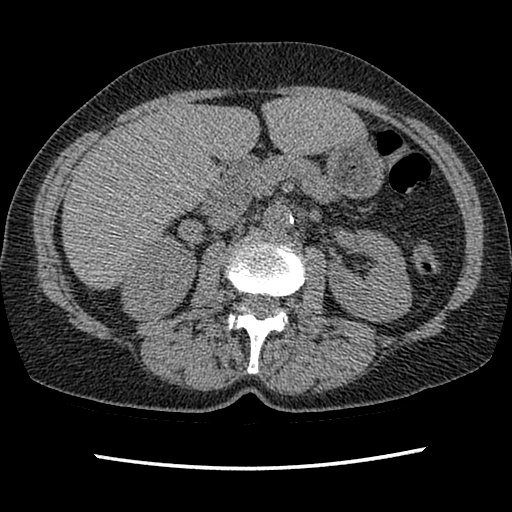
%> input picture Histogram/(12).jpg, 512 x 512 px
$ octave greyimagehistogram.m   (GNU Octave 9; MATLAB toolbox functions it lacks are replaced by stand-ins)
%> lines starting %> are read from the running program, lines starting %| are printed output that depends on the picture
Im1 = imread('(12).jpg');
%> Im1 is the input picture: size 512x512 uint8; min 0, max 255, mean 55.2
%Im2 = imread('thermalImage2.jpg');
figure(2)
Im1G_vector = Im1(:); % converts to a single vector
subplot(2, 1, 1); imhist(Im1); ylabel('Grey Image Histogram');
%> after `ylabel('Grey Image Histogram')`:
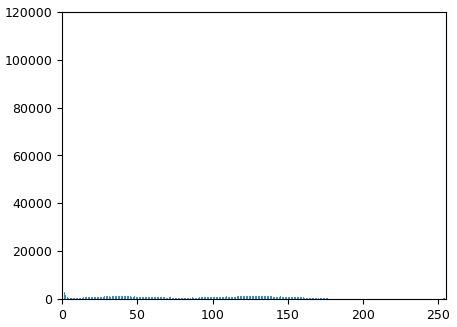
%> figure redrawn from the program's plot data; highest point at x = 0, y = 104240
%subplot(2, 1, 2); imhist(Im1G_vector); ylabel('Grey Image 1 Vector Histogram');

% Histogram sliding % Contrast Stretching
% ----
% adding/subtracting a constant brightness value to all pixels in the image
% ----
Im1G_HSlide=im2double(Im1);
bright_add = 0.2;
h2=Im1G_HSlide+bright_add;

%B = 2;
%h3 = Im1G_vector;
%Im1G_contrast = (2^B - 1)*(Im1G - min(Im1G_vector)) / (max(Im1G_vector)-min(Im1G_vector));
Im1G_contrast = imadjust(Im1, stretchlim(Im1, [0.05, 0.95]),[]);
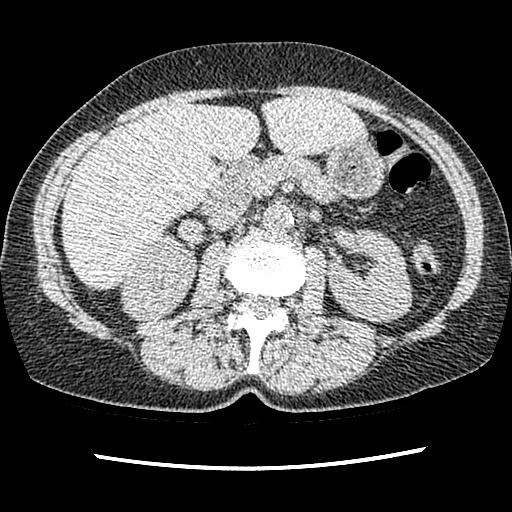
%> Im1G_contrast: size 512x512 uint8; min 0, max 255, mean 83.9

figure(3);
subplot(3, 2, 1); imshow(Im1); xlabel('Original Image');
subplot(3, 2, 2); imhist(Im1); ylabel('Original Histogram');
subplot(3, 2, 3); imshow(h2), xlabel('Histogram Slide Image');
%> after `imshow(h2)`:
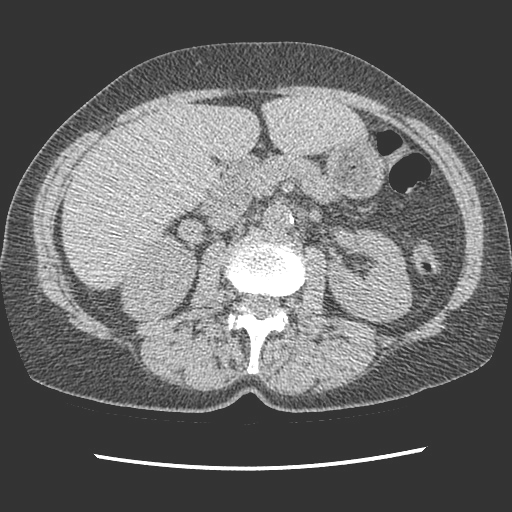
%> displayed picture: size 512x512, on the screen's scale of 0 to 255; min 51, max 255, mean 105.5
subplot(3, 2, 4); imhist(h2), ylabel('Histogram Slide Histogram');
subplot(3, 2, 5); imshow(uint8(Im1_contrast)); xlabel('Contrast Stretching')
%> (this line was passed over: Im1_contrast is not available in this run)
subplot(3, 2, 6); imhist(Im1_contrast); ylabel('Contrast Stretching');
%> (this line was passed over: Im1_contrast is not available in this run)
%> after `ylabel('Contrast Stretching')`:
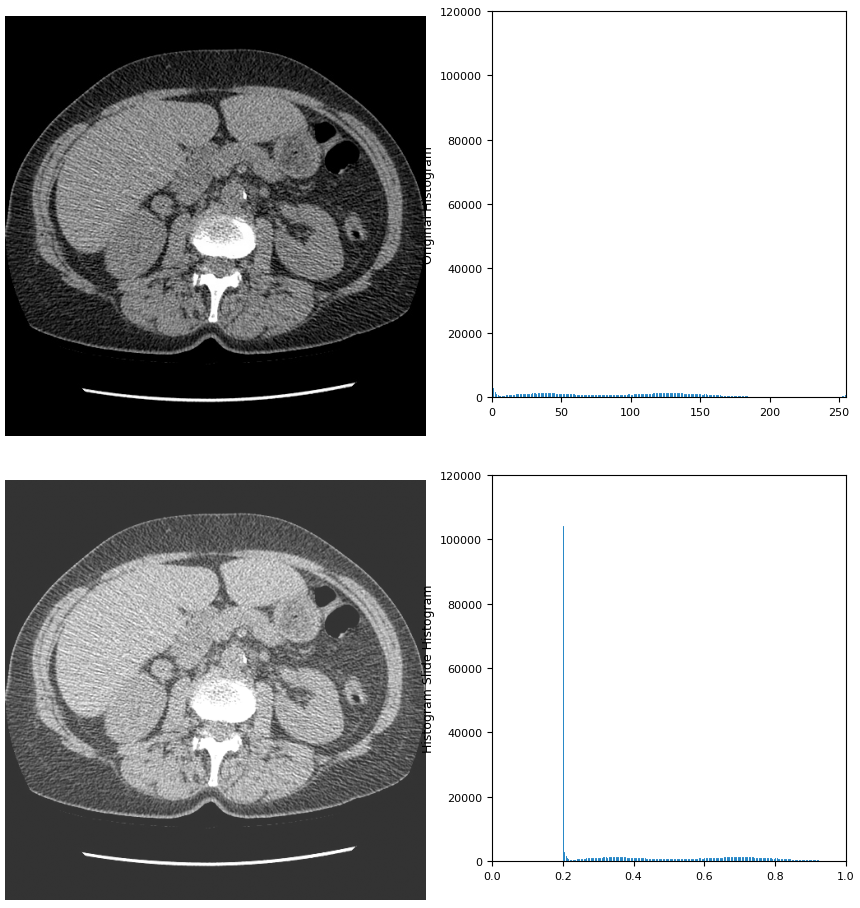
%> figure redrawn from the program's plot data, 4 panels
